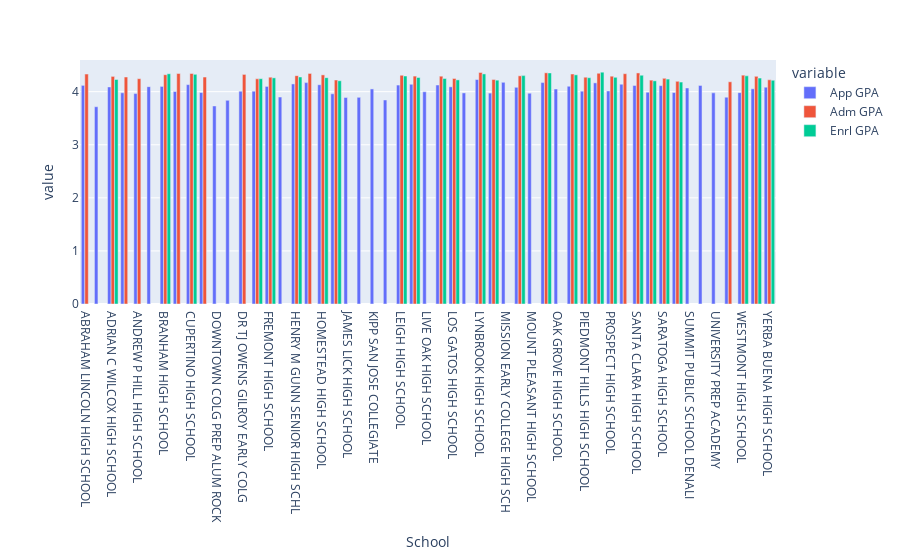

Notebook cell for this chart:
### Code cell
fig4 = px.bar(berk_public_sc, x = "School", y = ["App GPA", "Adm GPA", "Enrl GPA"], barmode = 'group')
fig4.show()

### Figure 1 — Plotly figure (JSON) as saved in the notebook; plotly's stock layout.template omitted (floating-point values rounded to 4 significant figures)
{"data": [{"alignmentgroup": "True", "hovertemplate": "variable=App GPA<br>School=%{x}<br>value=%{y}<extra></extra>", "legendgroup": "App GPA", "marker": {"color": "#636efa", "pattern": {"shape": ""}}, "name": "App GPA", "offsetgroup": "App GPA", "orientation": "v", "showlegend": true, "textposition": "auto", "type": "bar", "x": ["ABRAHAM LINCOLN HIGH SCHOOL", "ACE CHARTER HIGH SCHOOL", "ADRIAN C WILCOX HIGH SCHOOL", "ALPHA CINDY AVITIA HIGH SCHOOL", "ANDREW P HILL HIGH SCHOOL", "ANN SOBRATO HIGH SCHOOL", "BRANHAM HIGH SCHOOL", "CHRISTOPHER HIGH SCHOOL", "CUPERTINO HIGH SCHOOL", "DEL MAR HIGH SCHOOL", "DOWNTOWN COLG PREP ALUM ROCK", "DOWNTOWN COLG PREP EL PRIMERO", "DR TJ OWENS GILROY EARLY COLG", "EVERGREEN VALLEY HIGH SCHOOL", "FREMONT HIGH SCHOOL", "GILROY HIGH SCHOOL", "HENRY M GUNN SENIOR HIGH SCHL", "HENRY T GUNDERSON HIGH SCHOOL", "HOMESTEAD HIGH SCHOOL", "INDEPENDENCE HIGH SCHOOL", "JAMES LICK HIGH SCHOOL", "KIPP NAVIGATE COLLEGE PREP", "KIPP SAN JOSE COLLEGIATE", "LATINO COLLEGE PREP ACADEMY", "LEIGH HIGH SCHOOL", "LELAND HIGH SCHOOL", "LIVE OAK HIGH SCHOOL", "LOS ALTOS HIGH SCHOOL", "LOS GATOS HIGH SCHOOL", "LUIS VALDEZ LEADERSHIP ACADEMY", "LYNBROOK HIGH SCHOOL", "MILPITAS HIGH SCHOOL", "MISSION EARLY COLLEGE HIGH SCH", "MONTA VISTA HIGH SCHOOL", "MOUNT PLEASANT HIGH SCHOOL", "MOUNTAIN VIEW HIGH SCHOOL", "OAK GROVE HIGH SCHOOL", "PALO ALTO SENIOR HIGH SCHOOL", "PIEDMONT HILLS HIGH SCHOOL", "PIONEER HIGH SCHOOL", "PROSPECT HIGH SCHOOL", "SAN JOSE HIGH SCHOOL", "SANTA CLARA HIGH SCHOOL", "SANTA TERESA HIGH SCHOOL", "SARATOGA HIGH SCHOOL", "SILVER CREEK HIGH SCHOOL", "SUMMIT PUBLIC SCHOOL DENALI", "SUMMIT PUBLIC SCHOOL-TAHOMA", "UNIVERSITY PREP ACADEMY", "W C OVERFELT HIGH SCHOOL", "WESTMONT HIGH SCHOOL", "WILLOW GLEN HIGH SCHOOL", "YERBA BUENA HIGH SCHOOL"], "xaxis": "x", "y": [4.119, 3.716, 4.089, 3.979, 3.964, 4.094, 4.099, 4.003, 4.133, 3.984, 3.731, 3.836, 4.008, 4.008, 4.099, 3.899, 4.146, 4.171, 4.131, 3.96, 3.891, 3.894, 4.051, 3.843, 4.124, 4.139, 3.998, 4.126, 4.091, 3.976, 4.228, 3.973, 4.175, 4.081, 3.972, 4.171, 4.05, 4.102, 4.009, 4.166, 4.014, 4.141, 4.117, 3.99, 4.114, 3.983, 4.069, 4.118, 3.977, 3.897, 3.982, 4.054, 4.084], "yaxis": "y"}, {"alignmentgroup": "True", "hovertemplate": "variable=Adm GPA<br>School=%{x}<br>value=%{y}<extra></extra>", "legendgroup": "Adm GPA", "marker": {"color": "#EF553B", "pattern": {"shape": ""}}, "name": "Adm GPA", "offsetgroup": "Adm GPA", "orientation": "v", "showlegend": true, "textposition": "auto", "type": "bar", "x": ["ABRAHAM LINCOLN HIGH SCHOOL", "ACE CHARTER HIGH SCHOOL", "ADRIAN C WILCOX HIGH SCHOOL", "ALPHA CINDY AVITIA HIGH SCHOOL", "ANDREW P HILL HIGH SCHOOL", "ANN SOBRATO HIGH SCHOOL", "BRANHAM HIGH SCHOOL", "CHRISTOPHER HIGH SCHOOL", "CUPERTINO HIGH SCHOOL", "DEL MAR HIGH SCHOOL", "DOWNTOWN COLG PREP ALUM ROCK", "DOWNTOWN COLG PREP EL PRIMERO", "DR TJ OWENS GILROY EARLY COLG", "EVERGREEN VALLEY HIGH SCHOOL", "FREMONT HIGH SCHOOL", "GILROY HIGH SCHOOL", "HENRY M GUNN SENIOR HIGH SCHL", "HENRY T GUNDERSON HIGH SCHOOL", "HOMESTEAD HIGH SCHOOL", "INDEPENDENCE HIGH SCHOOL", "JAMES LICK HIGH SCHOOL", "KIPP NAVIGATE COLLEGE PREP", "KIPP SAN JOSE COLLEGIATE", "LATINO COLLEGE PREP ACADEMY", "LEIGH HIGH SCHOOL", "LELAND HIGH SCHOOL", "LIVE OAK HIGH SCHOOL", "LOS ALTOS HIGH SCHOOL", "LOS GATOS HIGH SCHOOL", "LUIS VALDEZ LEADERSHIP ACADEMY", "LYNBROOK HIGH SCHOOL", "MILPITAS HIGH SCHOOL", "MISSION EARLY COLLEGE HIGH SCH", "MONTA VISTA HIGH SCHOOL", "MOUNT PLEASANT HIGH SCHOOL", "MOUNTAIN VIEW HIGH SCHOOL", "OAK GROVE HIGH SCHOOL", "PALO ALTO SENIOR HIGH SCHOOL", "PIEDMONT HILLS HIGH SCHOOL", "PIONEER HIGH SCHOOL", "PROSPECT HIGH SCHOOL", "SAN JOSE HIGH SCHOOL", "SANTA CLARA HIGH SCHOOL", "SANTA TERESA HIGH SCHOOL", "SARATOGA HIGH SCHOOL", "SILVER CREEK HIGH SCHOOL", "SUMMIT PUBLIC SCHOOL DENALI", "SUMMIT PUBLIC SCHOOL-TAHOMA", "UNIVERSITY PREP ACADEMY", "W C OVERFELT HIGH SCHOOL", "WESTMONT HIGH SCHOOL", "WILLOW GLEN HIGH SCHOOL", "YERBA BUENA HIGH SCHOOL"], "xaxis": "x", "y": [4.332, null, 4.288, 4.276, 4.244, null, 4.32, 4.342, 4.343, 4.276, null, null, 4.325, 4.242, 4.274, null, 4.301, 4.343, 4.316, 4.219, null, null, null, null, 4.309, 4.293, null, 4.292, 4.249, null, 4.362, 4.228, null, 4.298, null, 4.355, null, 4.332, 4.273, 4.347, 4.291, 4.338, 4.353, 4.217, 4.251, 4.194, null, null, null, 4.186, 4.311, 4.288, 4.223], "yaxis": "y"}, {"alignmentgroup": "True", "hovertemplate": "variable=Enrl GPA<br>School=%{x}<br>value=%{y}<extra></extra>", "legendgroup": "Enrl GPA", "marker": {"color": "#00cc96", "pattern": {"shape": ""}}, "name": "Enrl GPA", "offsetgroup": "Enrl GPA", "orientation": "v", "showlegend": true, "textposition": "auto", "type": "bar", "x": ["ABRAHAM LINCOLN HIGH SCHOOL", "ACE CHARTER HIGH SCHOOL", "ADRIAN C WILCOX HIGH SCHOOL", "ALPHA CINDY AVITIA HIGH SCHOOL", "ANDREW P HILL HIGH SCHOOL", "ANN SOBRATO HIGH SCHOOL", "BRANHAM HIGH SCHOOL", "CHRISTOPHER HIGH SCHOOL", "CUPERTINO HIGH SCHOOL", "DEL MAR HIGH SCHOOL", "DOWNTOWN COLG PREP ALUM ROCK", "DOWNTOWN COLG PREP EL PRIMERO", "DR TJ OWENS GILROY EARLY COLG", "EVERGREEN VALLEY HIGH SCHOOL", "FREMONT HIGH SCHOOL", "GILROY HIGH SCHOOL", "HENRY M GUNN SENIOR HIGH SCHL", "HENRY T GUNDERSON HIGH SCHOOL", "HOMESTEAD HIGH SCHOOL", "INDEPENDENCE HIGH SCHOOL", "JAMES LICK HIGH SCHOOL", "KIPP NAVIGATE COLLEGE PREP", "KIPP SAN JOSE COLLEGIATE", "LATINO COLLEGE PREP ACADEMY", "LEIGH HIGH SCHOOL", "LELAND HIGH SCHOOL", "LIVE OAK HIGH SCHOOL", "LOS ALTOS HIGH SCHOOL", "LOS GATOS HIGH SCHOOL", "LUIS VALDEZ LEADERSHIP ACADEMY", "LYNBROOK HIGH SCHOOL", "MILPITAS HIGH SCHOOL", "MISSION EARLY COLLEGE HIGH SCH", "MONTA VISTA HIGH SCHOOL", "MOUNT PLEASANT HIGH SCHOOL", "MOUNTAIN VIEW HIGH SCHOOL", "OAK GROVE HIGH SCHOOL", "PALO ALTO SENIOR HIGH SCHOOL", "PIEDMONT HILLS HIGH SCHOOL", "PIONEER HIGH SCHOOL", "PROSPECT HIGH SCHOOL", "SAN JOSE HIGH SCHOOL", "SANTA CLARA HIGH SCHOOL", "SANTA TERESA HIGH SCHOOL", "SARATOGA HIGH SCHOOL", "SILVER CREEK HIGH SCHOOL", "SUMMIT PUBLIC SCHOOL DENALI", "SUMMIT PUBLIC SCHOOL-TAHOMA", "UNIVERSITY PREP ACADEMY", "W C OVERFELT HIGH SCHOOL", "WESTMONT HIGH SCHOOL", "WILLOW GLEN HIGH SCHOOL", "YERBA BUENA HIGH SCHOOL"], "xaxis": "x", "y": [null, null, 4.23, null, null, null, 4.337, null, 4.327, null, null, null, null, 4.245, 4.26, null, 4.277, null, 4.264, 4.206, null, null, null, null, 4.295, 4.268, null, 4.249, 4.222, null, 4.334, 4.216, null, 4.302, null, 4.353, null, 4.317, 4.263, 4.367, 4.27, null, 4.31, 4.204, 4.237, 4.181, null, null, null, null, 4.298, 4.257, 4.215], "yaxis": "y"}], "layout": {"barmode": "group", "legend": {"title": {"text": "variable"}, "tracegroupgap": 0}, "margin": {"t": 60}, "xaxis": {"anchor": "y", "domain": [0, 1], "title": {"text": "School"}}, "yaxis": {"anchor": "x", "domain": [0, 1], "title": {"text": "value"}}}}
